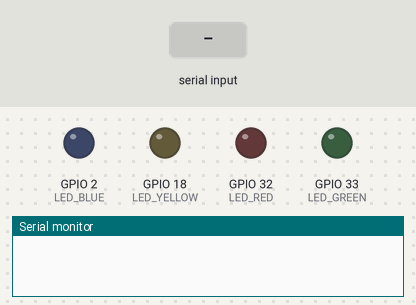
Simulated run of this sketch. Board: ESP32. Shown: output pins drawn as LEDs (lit = HIGH), the last lines printed to the serial monitor. Inputs (shaded band) come from the test bench. Nothing arrives over Bluetooth unless stated.

Above: at 1.2 s.
1.3 s: "0" received over the second serial link
At 2.4 s:
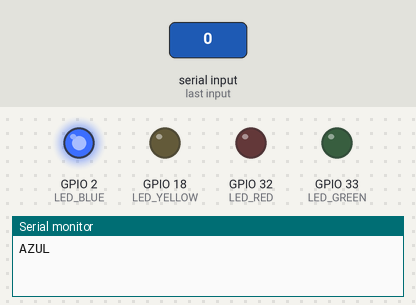
2.8 s: "1" received over the second serial link
At 3.6 s:
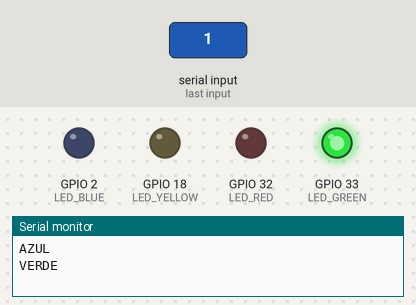
4.3 s: "2" received over the second serial link
At 4.8 s:
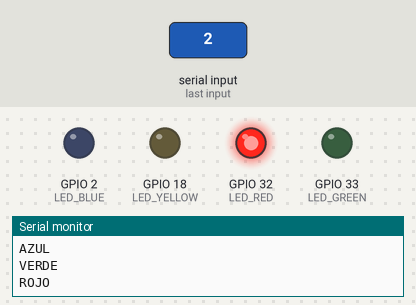
5.8 s: "3" received over the second serial link
At 7.2 s:
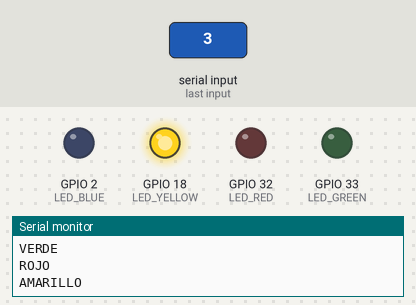
Timing chart, 0 to 8.3 s (numbered marks = the images above; inputs shaded):
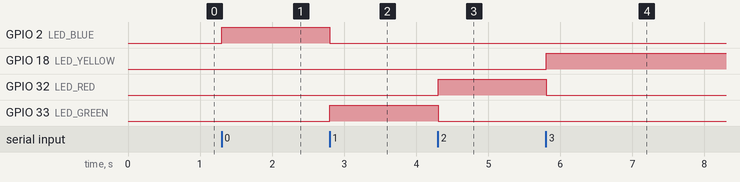

Measured:
- after the input at 1.3 s, GPIO 2 (LED_BLUE): LOW → HIGH at once
- after the input at 2.8 s, GPIO 2 (LED_BLUE): HIGH → LOW at once; GPIO 33 (LED_GREEN): LOW → HIGH at once
- after the input at 4.3 s, GPIO 32 (LED_RED): LOW → HIGH at once; GPIO 33 (LED_GREEN): HIGH → LOW at once
- after the input at 5.8 s, GPIO 18 (LED_YELLOW): LOW → HIGH at once; GPIO 32 (LED_RED): HIGH → LOW at once

The sketch:

12-BT_4LEDs.ino
```cpp
#include "BluetoothSerial.h"

#if !defined(CONFIG_BT_ENABLED) || !defined(CONFIG_BLUEDROID_ENABLED)
#error Bluetooth is not enabled! Please run `make menuconfig` to and enable it
#endif

#define LED_BLUE 2
#define LED_GREEN 33
#define LED_RED 32
#define LED_YELLOW 18

BluetoothSerial SerialBT;

char dato;

void setup() {
  Serial.begin(115200);
  SerialBT.begin("ColmiBoT"); //Bluetooth device name
  pinMode(LED_BLUE,OUTPUT);
  pinMode(LED_GREEN,OUTPUT);
  pinMode(LED_RED,OUTPUT);
  pinMode(LED_YELLOW,OUTPUT);
}

void loop() {
  if (SerialBT.available()) {
    dato = SerialBT.read();

    if (dato == '0'){
      digitalWrite(LED_BLUE,HIGH);
      digitalWrite(LED_GREEN,LOW);
      digitalWrite(LED_RED,LOW);
      digitalWrite(LED_YELLOW,LOW);
      Serial.println("AZUL");
      SerialBT.println("AZUL");
    }

    if (dato == '1'){
      digitalWrite(LED_BLUE,LOW);
      digitalWrite(LED_GREEN,HIGH);
      digitalWrite(LED_RED,LOW);
      digitalWrite(LED_YELLOW,LOW);
      Serial.println("VERDE");
      SerialBT.println("VERDE");
    }

    if (dato == '2'){
      digitalWrite(LED_BLUE,LOW);
      digitalWrite(LED_GREEN,LOW);
      digitalWrite(LED_RED,HIGH);
      digitalWrite(LED_YELLOW,LOW);
      Serial.println("ROJO");
      SerialBT.println("ROJO");
    }

    if (dato == '3'){
      digitalWrite(LED_BLUE,LOW);
      digitalWrite(LED_GREEN,LOW);
      digitalWrite(LED_RED,LOW);
      digitalWrite(LED_YELLOW,HIGH);
      Serial.println("AMARILLO");
      SerialBT.println("AMARILLO");
    }

    if (dato == '4'){
      digitalWrite(LED_BLUE,LOW);
      digitalWrite(LED_GREEN,LOW);
      digitalWrite(LED_RED,LOW);
      digitalWrite(LED_YELLOW,LOW);
      Serial.println("APAGADOS");
      SerialBT.println("APAGADOS");
    }
  }
  delay(100);
}
```
